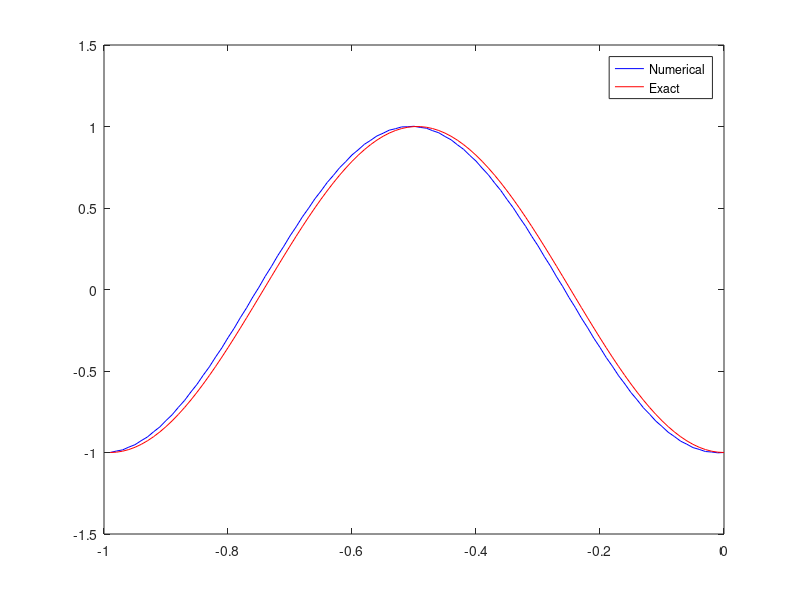

Write the MATLAB code that produced this figure.
%Problem 1
%Ramon Rovirosa and Graham Guletz

function [a] = Problem1()
    c=1;
    m=100;%number of grid points
    a=-1;
    b=1;
    t=0;
    t_f=2;
    x = linspace(a, b, m);
    dx = x(2)-x(1);
    dt=.5*dx;
    A=zeros(m, m);
    RHS=zeros(m, 1);
    figure;
    axis([a b a b]);
    A(1, 1)=-1;
    A(m, m)=-1;
    RHS(1)=1;
    RHS(m)=1;
    
    while(t<t_f)
        %t=t_f;
        for i=2:m-1
          A(i, i)=(1-c*(dt/dx));
          A(i, i-1)=(c*(dt/dx));
          RHS(i)=cos(pi*(x(i)-c*t));
        end
        U=A\RHS;
        t=t+dt;
    end
    plot(U, 'b');
    hold on;
    
    
    T=zeros(0, 100);
    for i=1:100
        T(i)=cos(pi*(x(i)-2));
        i=i+1;
    end
    plot(T,'r');
    legend('Numerical', 'Exact');
    set(gca, 'XTickLabel', -1:.2:1);
    hold off;
    
    
end



